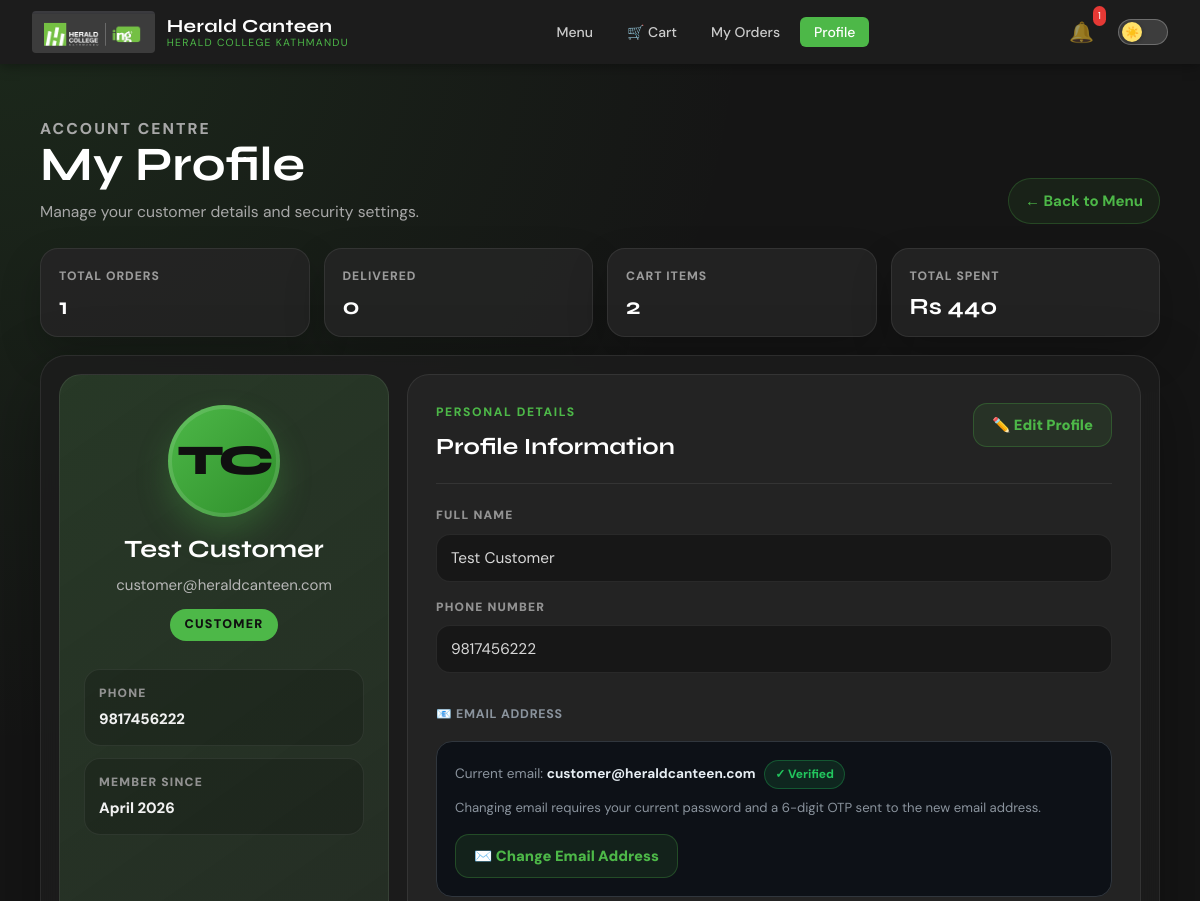
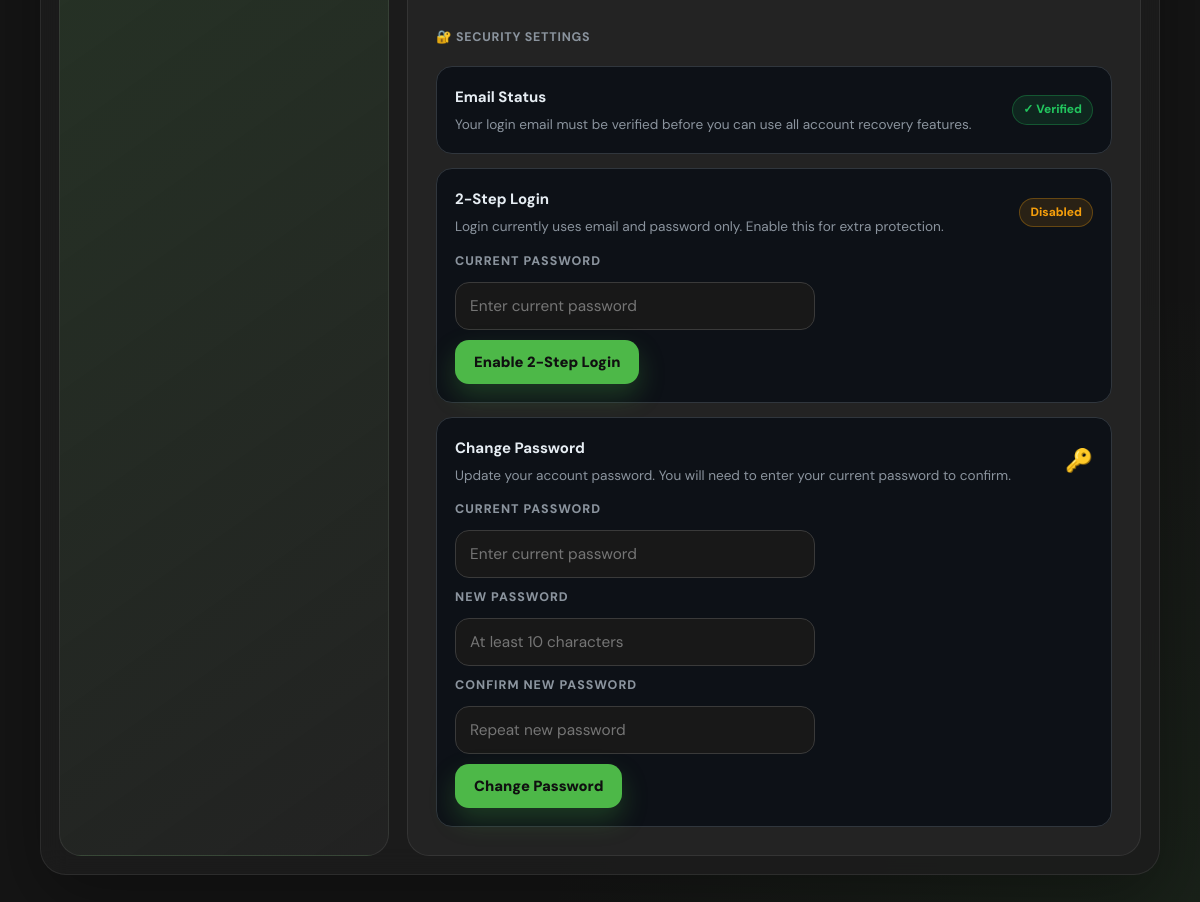
Screenshot of /pages/user_profile.php (signed in) with the database file from the repository (2 pictures, top to bottom).
### tables this page shows
CREATE TABLE `users` (
  `user_id` int(10) UNSIGNED NOT NULL,
  `full_name` varchar(100) NOT NULL,
  `email` varchar(150) NOT NULL,
  `password` varchar(255) NOT NULL,
  `role` enum('customer','chef','staff') NOT NULL DEFAULT 'customer',
  `phone` varchar(20) DEFAULT NULL,
  `is_active` tinyint(1) NOT NULL DEFAULT 0,
  `created_at` datetime NOT NULL DEFAULT current_timestamp(),
  `updated_at` datetime NOT NULL DEFAULT current_timestamp() ON UPDATE current_timestamp()
);

### pages/user_profile.php (the view, shortened to what this page needs)
<?php
require_once "../config/db.php";
$user_id = (int)$_SESSION['user_id'];
$open_edit = !empty($_SESSION['profile_open_edit']);
function load_profile_user(mysqli $conn, int $user_id): ?array
{
    $stmt = $conn->prepare(
        "SELECT user_id, full_name, email, password, role, phone, created_at, is_active,
                COALESCE(mfa_enabled, 0) AS mfa_enabled,
                email_verified_at
         FROM users
         WHERE user_id = ? AND role = 'customer'
         LIMIT 1"
    );
    $stmt->bind_param("i", $user_id);
    $stmt->execute();
    $user = $stmt->get_result()->fetch_assoc();
    return $user ?: null;
}
$user = load_profile_user($conn, $user_id);
$stmt = $conn->prepare("SELECT COUNT(*) FROM orders WHERE user_id = ?");
$stmt->bind_param("i", $user_id);
$stmt->execute();
$total_orders = (int)$stmt->get_result()->fetch_row()[0];
$stmt = $conn->prepare("SELECT COALESCE(SUM(total_amount), 0) FROM orders WHERE user_id = ?");
$stmt->bind_param("i", $user_id);
$stmt->execute();
$total_spent = (float)$stmt->get_result()->fetch_row()[0];
$stmt = $conn->prepare("SELECT COALESCE(SUM(quantity), 0) FROM cart WHERE user_id = ?");
$stmt->bind_param("i", $user_id);
$stmt->execute();
$cart_items = (int)$stmt->get_result()->fetch_row()[0];
$stmt = $conn->prepare("SELECT COUNT(*) FROM orders WHERE user_id = ? AND status = 'delivered'");
$stmt->bind_param("i", $user_id);
$stmt->execute();
$delivered = (int)$stmt->get_result()->fetch_row()[0];
$clean_name = trim($user['full_name'] ?? 'Customer');
$name_parts = preg_split('/\s+/', $clean_name);
$first_initial = strtoupper(substr($name_parts[0] ?? 'C', 0, 1));
$last_initial = strtoupper(substr($name_parts[count($name_parts) - 1] ?? '', 0, 1));
$initials = $first_initial . (($last_initial && $last_initial !== $first_initial) ? $last_initial : '');
$member_since = !empty($user['created_at']) ? date('F Y', strtotime($user['created_at'])) : 'Recently';
$phone_display = trim($user['phone'] ?? '') !== '' ? $user['phone'] : '';
$email_verified = !empty($user['email_verified_at']);
$mfa_enabled = (int)($user['mfa_enabled'] ?? 0) === 1;
?>
<!DOCTYPE html>
<html lang="en">
<head>
    <link rel="stylesheet" href="../assets/css/style.css">
</head>
<body class="profile-page-body">
<nav class="navbar">
    <a class="navbar-brand" href="dashboard.php"><img src="../assets/images/Logo.PNG" alt="Herald Canteen" class="navbar-logo"><div class="navbar-title">Herald Canteen<span>Herald College Kathmandu</span></div></a>
    <ul class="navbar-nav"><li><a href="dashboard.php">Menu</a></li><li><a href="my_cart.php">🛒 Cart</a></li><li><a href="my_orders.php">My Orders</a></li><li><a href="user_profile.php" class="active">Profile</a></li></ul>
    <div class="navbar-user">
        <?php
        $nc_up = $conn->prepare("SELECT COUNT(*) FROM notifications WHERE user_id = ? AND is_read = 0");
        $nc_up->bind_param("i", $user_id); $nc_up->execute();
        $notif_up_count = (int)$nc_up->get_result()->fetch_row()[0]; $nc_up->close();
        ?>
        <a href="notifications.php" class="notif-wrap" title="Notifications" style="position:relative;display:inline-flex;align-items:center;font-size:20px;text-decoration:none;margin-right:8px;">
            🔔<?php if ($notif_up_count > 0): ?><span class="notif-badge"><?= $notif_up_count ?></span><?php endif; ?>
        </a>
        <label class="theme-toggle" title="Toggle light/dark mode"><input type="checkbox" class="theme-checkbox"><span class="theme-slider"></span></label>
    </div>
</nav>
<main class="profile-page-shell">
    <section class="profile-hero"><div><p class="profile-eyebrow">Account Centre</p><h1>My Profile</h1><p>Manage your customer details and security settings.</p></div><a href="dashboard.php" class="profile-hero-link">← Back to Menu</a></section>
    <section class="profile-stats-grid" aria-label="Customer activity summary">
        <article class="profile-stat-card"><span>Total Orders</span><strong><?= $total_orders ?></strong></article>
        <article class="profile-stat-card"><span>Delivered</span><strong><?= $delivered ?></strong></article>
        <article class="profile-stat-card"><span>Cart Items</span><strong><?= $cart_items ?></strong></article>
        <article class="profile-stat-card"><span>Total Spent</span><strong>Rs <?= number_format($total_spent, 0) ?></strong></article>
    </section>
    <section class="profile-card-modern">
        <aside class="profile-summary-panel">
            <div class="profile-avatar-modern" aria-hidden="true"><?= htmlspecialchars($initials, ENT_QUOTES, 'UTF-8') ?></div>
            <h2><?= htmlspecialchars($user['full_name'], ENT_QUOTES, 'UTF-8') ?></h2>
            <p><?= htmlspecialchars($user['email'], ENT_QUOTES, 'UTF-8') ?></p>
            <span class="profile-role-pill">Customer</span>
            <div class="profile-mini-list"><div><span>Phone</span><strong><?= $phone_display !== '' ? htmlspecialchars($phone_display, ENT_QUOTES, 'UTF-8') : 'Not set' ?></strong></div><div><span>Member Since</span><strong><?= htmlspecialchars($member_since, ENT_QUOTES, 'UTF-8') ?></strong></div></div>
        </aside>
        <div class="profile-content-panel">
            <div class="profile-panel-heading"><div><p class="profile-eyebrow">Personal Details</p><h3>Profile Information</h3></div><button type="button" class="profile-btn profile-btn-outline" id="editToggleBtn" data-editing="<?= $open_edit ? 'true' : 'false' ?>"><?= $open_edit ? 'Editing Profile' : '✏️ Edit Profile' ?></button></div>
            <form id="profileForm" class="profile-form-modern profile-locked-form <?= $open_edit ? 'is-editing' : '' ?>" method="POST" action="user_profile.php">
                <div class="profile-form-group"><label for="profileName">Full Name</label><input id="profileName" class="profile-input profile-edit-field" type="text" name="name" value="<?= htmlspecialchars($user['full_name'], ENT_QUOTES, 'UTF-8') ?>" maxlength="100" autocomplete="name" required <?= $open_edit ? '' : 'readonly' ?>></div>
                <div class="profile-form-group"><label for="profilePhone">Phone Number</label><input id="profilePhone" class="profile-input profile-edit-field" type="tel" name="phone" value="<?= htmlspecialchars($user['phone'] ?? '', ENT_QUOTES, 'UTF-8') ?>" maxlength="20" autocomplete="tel" placeholder="e.g. 9800000001" <?= $open_edit ? '' : 'readonly' ?>></div>
            </form>
            <div style="margin-top:32px;">
                <p class="profile-section-label">📧 Email Address</p>
                <div class="email-change-panel">
                    <p style="margin:0 0 8px;color:var(--text-muted,#8b949e);font-size:.85rem;">Current email: <strong style="color:var(--text-primary,#e6edf3);"><?= htmlspecialchars($user['email'], ENT_QUOTES, 'UTF-8') ?></strong> <?= $email_verified ? '<span class="email-verified-badge">✓ Verified</span>' : '<span class="email-unverified-badge">⚠ Unverified</span>' ?></p>
                    <p style="margin:0 0 16px;color:var(--text-muted,#8b949e);font-size:.82rem;">Changing email requires your current password and a 6-digit OTP sent to the new email address.</p>
                    <button type="button" class="profile-btn profile-btn-outline" id="showEmailChangeBtn">✉️ Change Email Address</button>
                </div>
            </div>
            <div style="margin-top:32px;">
                <p class="profile-section-label">🔐 Security Settings</p>
                <div class="security-grid">
                    <div class="security-card"><div class="security-row"><div><h4>Email Status</h4><p>Your login email must be verified before you can use all account recovery features.</p></div><?= $email_verified ? '<span class="email-verified-badge">✓ Verified</span>' : '<span class="email-unverified-badge">⚠ Unverified</span>' ?></div></div>
                    <div class="security-card"><div class="security-row"><div><h4>2-Step Login</h4><p><?= $mfa_enabled ? 'An OTP code will be required each time you login.' : 'Login currently uses email and password only. Enable this for extra protection.' ?></p></div><?= $mfa_enabled ? '<span class="mfa-on-badge">Enabled</span>' : '<span class="mfa-off-badge">Disabled</span>' ?></div>
                        <form method="POST" action="user_profile.php" class="mini-password-form" id="mfaForm">
                            <label for="mfaPassword" style="color:var(--text-muted,#8b949e);font-size:.78rem;font-weight:800;text-transform:uppercase;letter-spacing:.08em;">Current Password</label>
                            <input id="mfaPassword" class="profile-input" type="password" name="mfa_current_password" placeholder="Enter current password" required>
                            <div><button type="submit" class="profile-btn <?= $mfa_enabled ? 'profile-btn-muted' : 'profile-btn-primary' ?>" id="mfaBtn"><?= $mfa_enabled ? 'Disable 2-Step Login' : 'Enable 2-Step Login' ?></button></div>
                        </form>
                    </div>
                    <div class="security-card">
                        <div class="security-row">
                            <div><h4>Change Password</h4><p>Update your account password. You will need to enter your current password to confirm.</p></div>
                            <span style="font-size:1.4rem;">🔑</span>
                        </div>
                        <form method="POST" action="user_profile.php" class="mini-password-form" id="changePasswordForm">
                            <label for="pwCurrent" style="color:var(--text-muted,#8b949e);font-size:.78rem;font-weight:800;text-transform:uppercase;letter-spacing:.08em;">Current Password</label>
                            <input id="pwCurrent" class="profile-input" type="password" name="pw_current" placeholder="Enter current password" required>
                            <label for="pwNew" style="color:var(--text-muted,#8b949e);font-size:.78rem;font-weight:800;text-transform:uppercase;letter-spacing:.08em;">New Password</label>
                            <input id="pwNew" class="profile-input" type="password" name="pw_new" placeholder="At least 10 characters" required>
                            <label for="pwConfirm" style="color:var(--text-muted,#8b949e);font-size:.78rem;font-weight:800;text-transform:uppercase;letter-spacing:.08em;">Confirm New Password</label>
                            <input id="pwConfirm" class="profile-input" type="password" name="pw_confirm" placeholder="Repeat new password" required>
                            <div><button type="submit" class="profile-btn profile-btn-primary" id="changePwBtn">Change Password</button></div>
                        </form>
                    </div>
            </div>
        </div>
    </section>
</main>
</body>
</html>

### pages/user_profile.php (style rules this page uses)
.security-grid { display:grid;gap:14px;margin-top:18px }
.security-card { background:var(--card-bg-alt,#0d1117);border:1px solid var(--border-color,#30363d);border-radius:16px;padding:18px }
.security-row { display:flex;align-items:center;justify-content:space-between;gap:16px;flex-wrap:wrap }
.security-row h4 { margin:0 0 6px;color:var(--text-primary,#e6edf3) }
.security-row p { margin:0;color:var(--text-muted,#8b949e);font-size:.85rem;line-height:1.5 }
.email-verified-badge,.mfa-on-badge { display:inline-flex;align-items:center;gap:4px;font-size:.75rem;padding:4px 10px;border-radius:20px;background:rgba(34,197,94,.12);border:1px solid rgba(34,197,94,.3);color:#22c55e;font-weight:800 }
.email-unverified-badge,.mfa-off-badge { display:inline-flex;align-items:center;gap:4px;font-size:.75rem;padding:4px 10px;border-radius:20px;background:rgba(245,158,11,.12);border:1px solid rgba(245,158,11,.3);color:#f59e0b;font-weight:800 }
.profile-section-label { font-size:.78rem;text-transform:uppercase;letter-spacing:.06em;color:var(--text-muted,#8b949e);margin-bottom:16px;font-weight:700 }
.email-change-panel { background:var(--card-bg-alt,#0d1117);border:1px solid var(--border-color,#30363d);border-radius:16px;padding:18px }
.mini-password-form { margin-top:14px;display:grid;gap:10px }
.mini-password-form .profile-input { max-width:360px }

### rows the page displays
users: full_name "TC", full_name "Test Customer", email "customer@heraldcanteen.com", phone "9817456222", created_at "April 2026", name "Test Customer"

### other values shown
$notif_up_count "1"
$total_orders "1"
$delivered "0"
$cart_items "2"
$total_spent "440"
